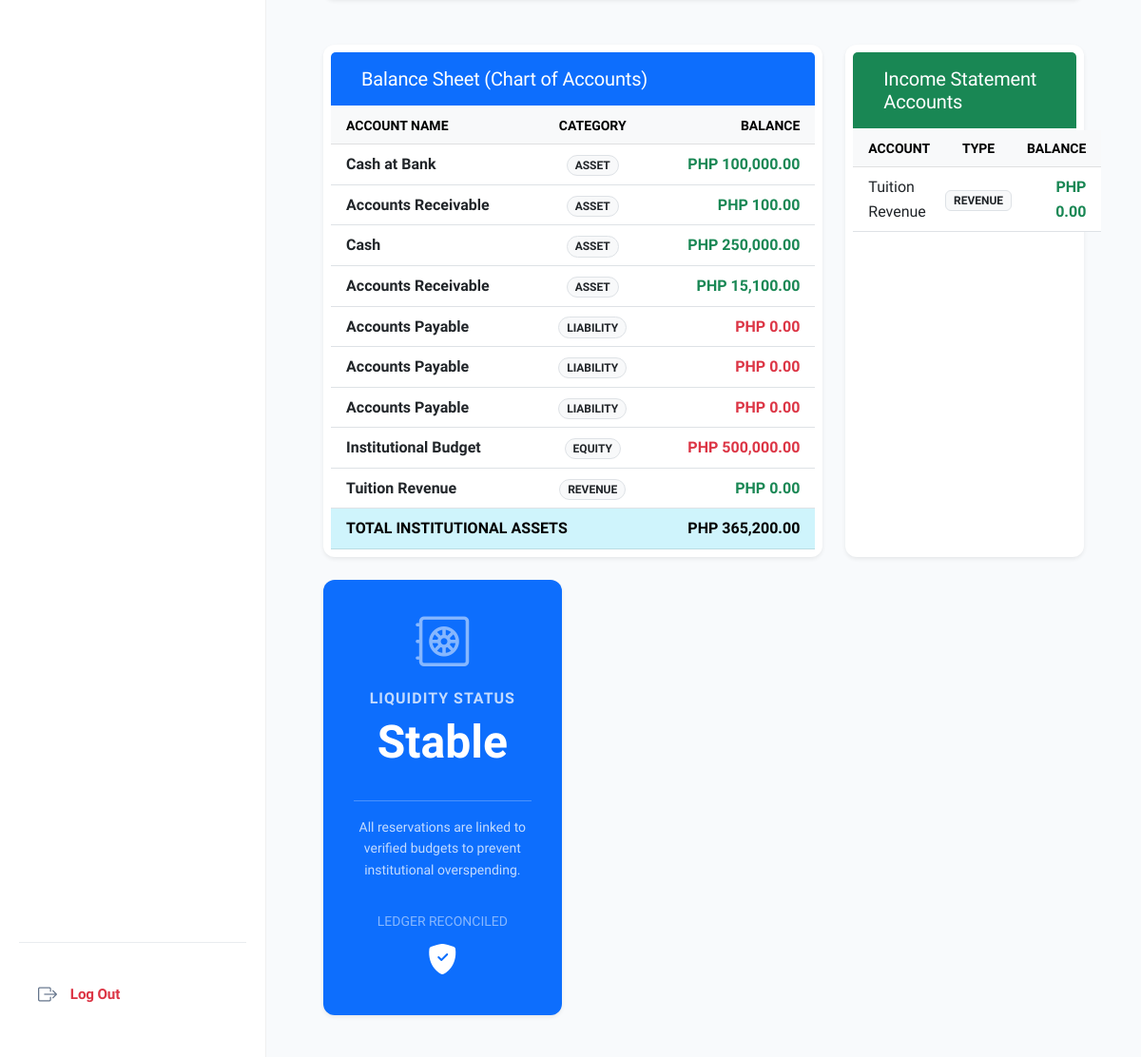
Before: /finance/reports.php (signed in, lower part) with the older database file.
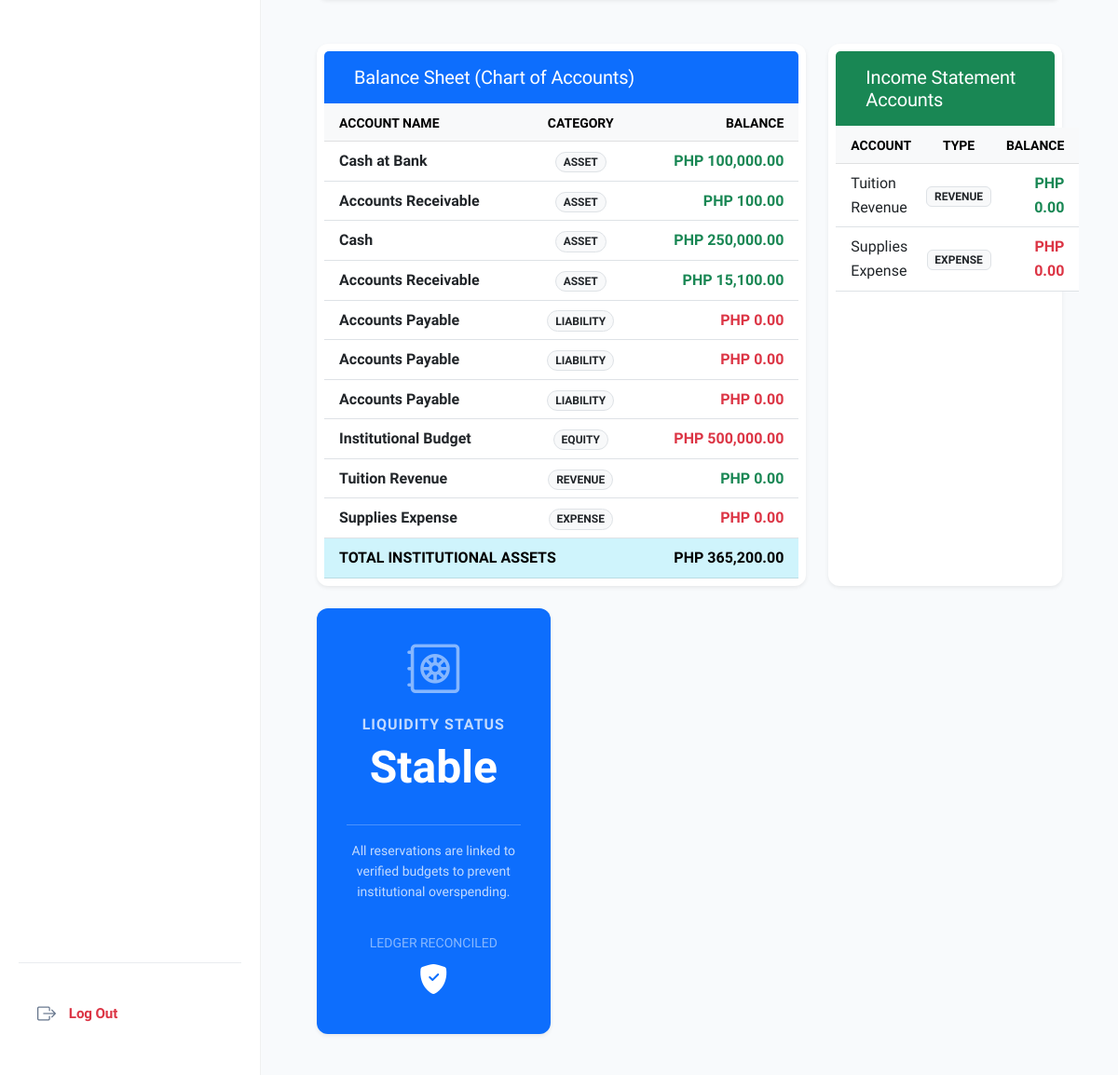
After: the same page with the newer database file.
### tables this page shows
CREATE TABLE `chart_of_accounts` (
  `account_id` int(11) NOT NULL,
  `account_name` varchar(100) DEFAULT NULL,
  `account_type` enum('Asset','Liability','Equity','Revenue','Expense') DEFAULT NULL,
  `balance` decimal(15,2) DEFAULT 0.00
);

### finance/report_logic.php (called while the page is built, shortened)
<?php
include 'db_connect.php';
function getBalanceSheet() {
    global $conn;
    $sql = "SELECT account_name, account_type, balance FROM chart_of_accounts ORDER BY account_type";
    return $conn->query($sql);
}
function getIncomeStatement() {
    global $conn;
    $sql = "SELECT account_name, account_type, balance
            FROM chart_of_accounts
            WHERE account_type IN ('Revenue', 'Expense')
            ORDER BY account_type, account_name";
    return $conn->query($sql);
}
?>

### finance/reports.php (the view, shortened to what this page needs)
<?php
include 'header.php';
include 'db_connect.php';
include 'report_logic.php';
function f($n) { return formatCurrency($n); }
$bs_data = getBalanceSheet();
$is_data = getIncomeStatement();
$total_assets = 0;
$summary_query = $conn->query("SELECT account_type, SUM(balance) as total FROM chart_of_accounts GROUP BY account_type");
while($s_row = $summary_query->fetch_assoc()){
    if($s_row['account_type'] == 'Asset') $total_assets = $s_row['total'];
}
?>
<div class="container">
    <div class="row g-4">
        <div class="col-lg-12">
        </div>
        <div class="col-lg-8">
            <div class="card shadow-sm border-0">
                <div class="card-header bg-primary text-white py-3">
                    <h5 class="mb-0">Balance Sheet (Chart of Accounts)</h5>
                </div>
                <div class="card-body p-0">
                    <table class="table table-hover align-middle mb-0">
                        <thead class="table-light">
                            <tr>
                                <th class="ps-3 small text-uppercase">Account Name</th>
                                <th class="small text-uppercase text-center">Category</th>
                                <th class="text-end pe-3 small text-uppercase">Balance</th>
                            </tr>
                        </thead>
                        <tbody>
                            <?php
                            $bs_data->data_seek(0);
                            while($row = $bs_data->fetch_assoc()):
                                $typeColor = ($row['account_type'] == 'Asset' || $row['account_type'] == 'Revenue') ? 'text-success' : 'text-danger';
                            ?>
                            <tr>
                                <td class="ps-3">
                                    <div class="fw-bold text-dark"><?= htmlspecialchars($row['account_name']) ?></div>
                                </td>
                                <td class="text-center">
                                    <span class="badge rounded-pill bg-light text-dark border small"><?= strtoupper($row['account_type']) ?></span>
                                </td>
                                <td class="text-end pe-3 fw-bold <?= $typeColor ?>">
                                    <?= f($row['balance']) ?>
                                </td>
                            </tr>
                            <?php endwhile; ?>
                        </tbody>
                        <tfoot class="table-info fw-bold">
                            <tr>
                                <td colspan="2" class="ps-3">TOTAL INSTITUTIONAL ASSETS</td>
                                <td class="text-end pe-3"><?= f($total_assets) ?></td>
                            </tr>
                        </tfoot>
                    </table>
                </div>
            </div>
        </div>
        <div class="col-lg-4">
            <div class="card shadow-sm border-0 h-100">
                <div class="card-header bg-success text-white py-3">
                    <h5 class="mb-0">Income Statement Accounts</h5>
                </div>
                <div class="card-body p-0">
                    <table class="table table-hover align-middle mb-0">
                        <thead class="table-light">
                            <tr>
                                <th class="ps-3 small text-uppercase">Account</th>
                                <th class="text-center small text-uppercase">Type</th>
                                <th class="text-end pe-3 small text-uppercase">Balance</th>
                            </tr>
                        </thead>
                        <tbody>
                            <?php while($row = $is_data->fetch_assoc()): ?>
                            <tr>
                                <td class="ps-3"><?= htmlspecialchars($row['account_name']) ?></td>
                                <td class="text-center"><span class="badge bg-light text-dark border"><?= strtoupper($row['account_type']) ?></span></td>
                                <td class="text-end pe-3 fw-bold <?= $row['account_type'] == 'Revenue' ? 'text-success' : 'text-danger' ?>"><?= f($row['balance']) ?></td>
                            </tr>
                            <?php endwhile; ?>
                        </tbody>
                    </table>
                </div>
            </div>
        </div>
        <div class="col-lg-4">
            <div class="card border-0 bg-primary text-white shadow-sm h-100">
                <div class="card-body d-flex flex-column justify-content-center text-center p-4">
                    <div class="mb-3">
                        <i class="bi bi-safe2 display-4 opacity-50"></i>
                    </div>
                    <h6 class="text-uppercase opacity-75 fw-bold" style="letter-spacing: 1px;">Liquidity Status</h6>
                    <h2 class="display-5 fw-bold mb-3">Stable</h2>
                    <hr class="bg-white opacity-25">
                    <p class="small opacity-75">All reservations are linked to verified budgets to prevent institutional overspending.</p>
                    <div class="mt-auto pt-3">
                        <div class="small opacity-50 mb-1 text-uppercase">Ledger Reconciled</div>
                        <i class="bi bi-shield-fill-check fs-2"></i>
                    </div>
                </div>
            </div>
        </div>
    </div>
</div>
</body>
</html>

### finance/header.php (shortened to what this page needs)
<?php
function formatCurrency($amount, $withCode = true) {
    $formatted = number_format((float) $amount, 2, '.', ',');
    return $withCode ? ('PHP ' . $formatted) : $formatted;
}
?>
<!DOCTYPE html>
<html lang="en">
<head>
    <link href="https://cdn.jsdelivr.net/npm/bootstrap@5.3.0/dist/css/bootstrap.min.css" rel="stylesheet">
    <link rel="stylesheet" href="https://cdn.jsdelivr.net/npm/bootstrap-icons@1.10.0/font/bootstrap-icons.css">
</head>
<body>
<?php if(basename($_SERVER['PHP_SELF']) != 'login.php'): ?>
<aside class="sidebar" id="mainSidebar">
    <div class="mt-auto pt-4 border-top border-light-subtle">
        <a href="logout.php" class="nav-link text-danger fw-bold">
            <i class="bi bi-box-arrow-right"></i> Log Out
        </a>
    </div>
</aside>
<?php endif; ?>
<main class="<?= basename($_SERVER['PHP_SELF']) != 'login.php' ? 'main-content' : '' ?>">

### finance/header.php (style rules this page uses)
:root { --primary: #1e6b3e; --primary-light: #f0fdf4; --sidebar-bg: #ffffff; --main-bg: #f8fafc; --glass-bg: rgba(255, 255, 255, 0.85); --card-radius: 20px; --accent: #2ecc71; --text-main: #1e293b; --text-muted: #64748b; }
body { background-color: var(--main-bg); background-image: radial-gradient(at 0% 0%, rgba(30, 107, 62, 0.03) 0px, transparent 50%), radial-gradient(at 100% 100%, rgba(30, 107, 62, 0.03) 0px, transparent 50%); font-family: "Plus Jakarta Sans", sans-serif; color: var(--text-main); overflow-x: hidden; margin: 0; padding: 0; line-height: 1.6; }
.sidebar { width: 280px; background: var(--sidebar-bg); position: fixed; top: 0; left: 0; bottom: 0; border-right: 1px solid rgba(0,0,0,0.06); z-index: 1050; transition: all 0.3s cubic-bezier(0.4, 0, 0.2, 1); padding: 32px 20px; display: flex; flex-direction: column; }
.nav-link { display: flex; align-items: center; padding: 14px 20px; color: var(--text-main); font-weight: 700; font-size: 0.95rem; border-radius: 16px; transition: all 0.2s cubic-bezier(0.4, 0, 0.2, 1); margin-bottom: 8px; gap: 14px; text-decoration: none !important; letter-spacing: -0.01em; }
.nav-link i { font-size: 1.25rem; color: var(--text-muted); transition: color 0.2s; }
.main-content { margin-left: 280px; padding: 125px 48px 48px 48px; min-height: 100vh; background: var(--main-bg); }
.card { background: #ffffff; border: 1px solid rgba(0,0,0,0.05); border-radius: 24px; box-shadow: 0 10px 40px -10px rgba(0, 0, 0, 0.04); transition: all 0.3s cubic-bezier(0.4, 0, 0.2, 1); padding: 8px; }
.card-header { background: transparent; border-bottom: 2px solid #f8fafc; padding: 24px 32px; font-weight: 800; font-size: 1.1rem; letter-spacing: -0.01em; }
.card-body { padding: 32px; }

### finance/reports.php (style rules this page uses)
body { background-color: #f8f9fa; }
.card { border-radius: 12px; }

Changed rows visible on the page:
added chart_of_accounts: account_name "Supplies Expense", account_type "EXPENSE", balance "PHP 0.00"
